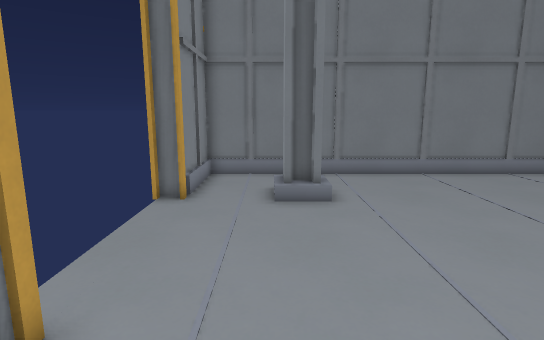
view 1 (above)

13 first-person views from a walk through a level from a Godot 3-D game. The camera is 1.4 m above the floor, tilts 10° down and sees 80° across. The floor is counted in squares, 0.5 m on a side. Each view is taken from the middle of a square. On the plan, view 1 faces up. The plan holds only what a view shows up to about 20 squares ahead; the rest is blank.

view 2
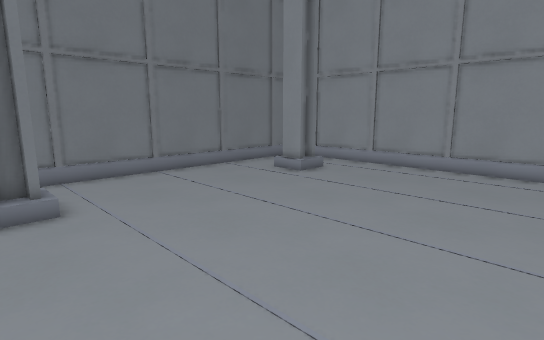

view 3
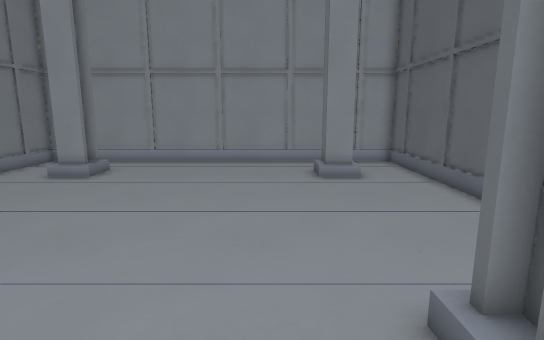

view 4
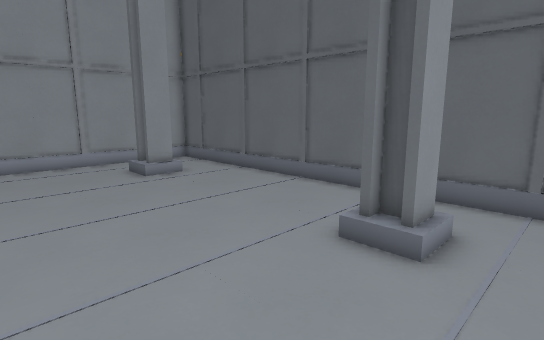

view 5
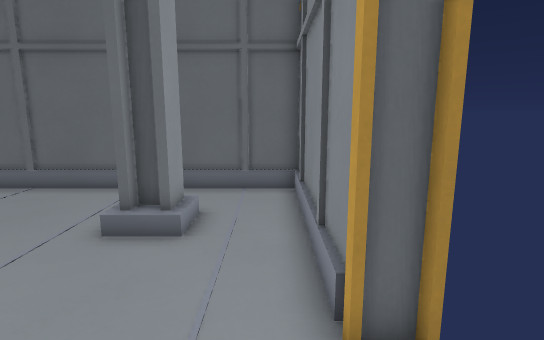

view 6
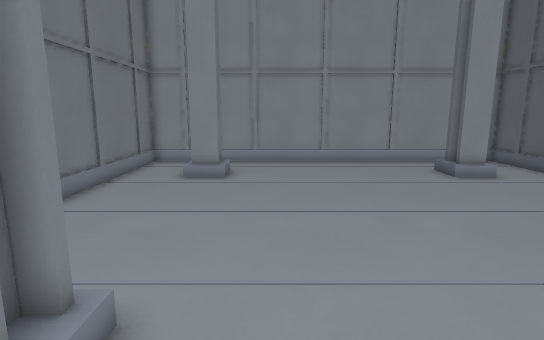

view 7
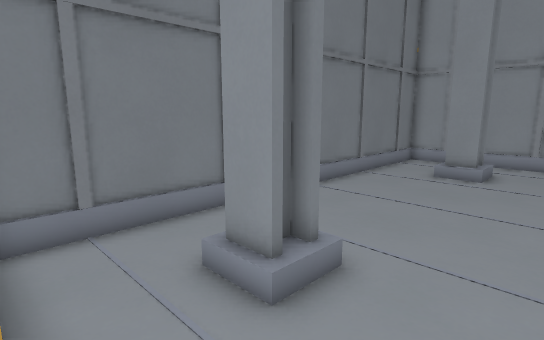

view 8
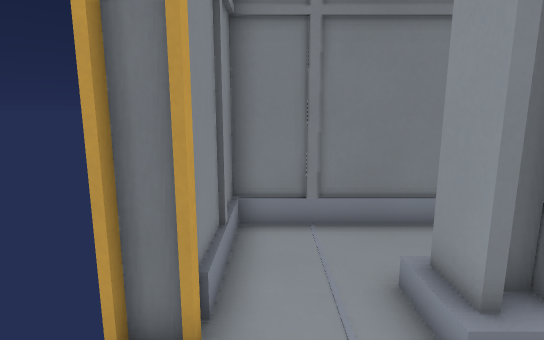

view 9
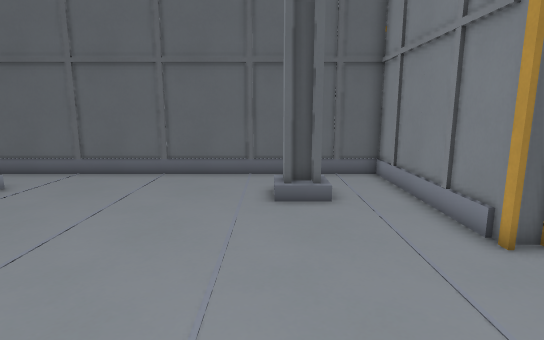

view 10
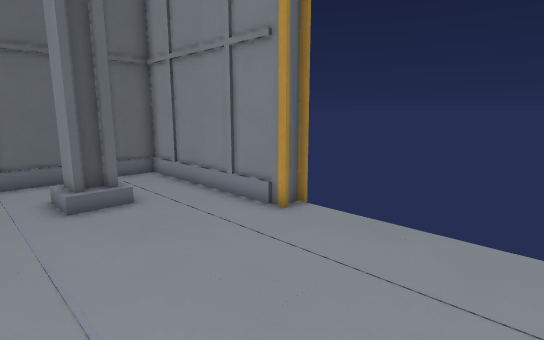

view 11
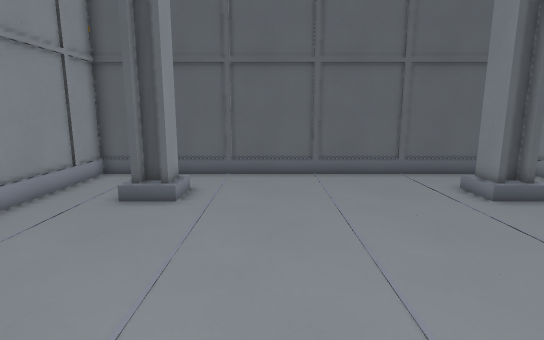

view 12
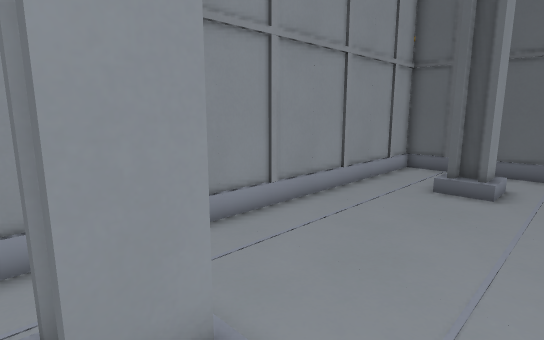

view 13
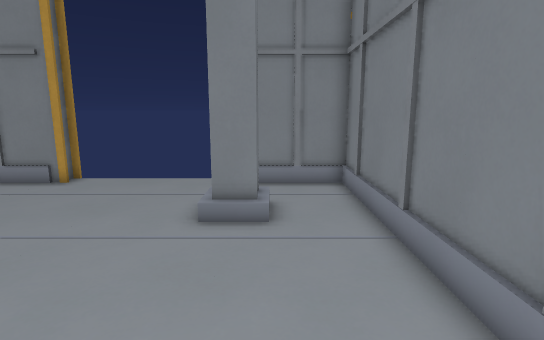

### Floor plan
Key: @ floor where view 1 was taken; # wall or solid block; . floor; / step, stairs or slope.
Columns run from 4 left of view 1 to 17 right of it. Each row starts with its distance up from view 1.
 15  #####################
 14  #...................#
 13  #...................#
 12  #..///.........// ..#
 11 ##../#/........./# ..#
 10 ##..///.........///..#
  9  ....................#
  8  ....................#
  7  ....................#
  6  ....................#
  5  ....................#
  4 ##...................#
  3 ##...................#
  2  #...................#
  1  #...................#
  0  #..@//.........///..#
 -1  #../#/........./#/..#
 -2  #../ /.........// ..#
 -3  #...................#
 -4  #...................#
 -5  #####################

Positions as (right, up) in squares from view 1, and headings:
1: (0, 0), facing up
2: (0, 0), facing up-right
3: (-2, 2), facing right
4: (-2, 6), facing down-right
5: (-2, 7), facing down
6: (-2, 8), facing right
7: (-3, 7), facing up-right
8: (-2, 7), facing up
9: (2, 10), facing down
10: (4, 10), facing down-left
11: (9, 10), facing down
12: (10, 12), facing down-right
13: (10, 12), facing left
